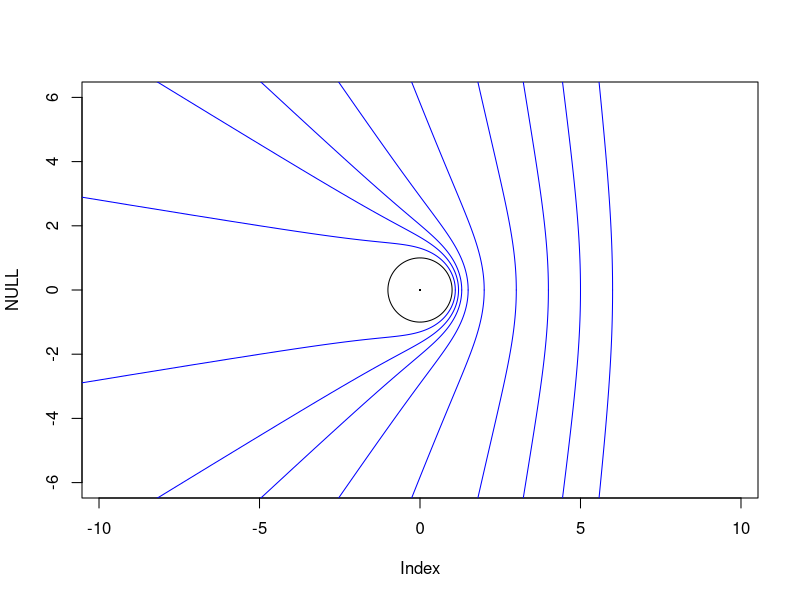

Reproduce this figure in R.
library("deSolve")

schwarzschild <- function(theta, state, pars){
  with(as.list(c(state,pars)),{
  
    dy <- ydash
    dydash <- (y^3-3*ydash^2/2 - 2*y^2 +y +2*y*ydash^2)/(y^2-y)

  return(list(c(dy,dydash)))
  })
}

pars <- c(eel=1)  # dummy

#stringpoints <- function(y_start <- 9,theta_start <- -1.3)

stringpoints <- function(y_start,initial_string_angle, theta=seq(from=0, to=pi, len=100)){
  yini <- c(y=y_start, ydash=y_start*tan(initial_string_angle))

  bh <- ode(yini,theta,schwarzschild,pars)

  r <- bh[,2]
  theta <- bh[,1]

  xy <- cbind(r*cos(theta),r*sin(theta))
  return(xy)
}


## setup:
jj <- 6
plot(NULL,asp=1,xlim=c(-jj,jj),ylim=c(-jj,jj),type='l')


points(0,0,pch=16,cex=0.3)  # singularity
th <- seq(from=0,to=2*pi,len=100)
points(cos(th),sin(th),type='l')   # event horizon
## setup ends


xy <- stringpoints(y_start=9,initial_string_angle = -(pi-pi*1.42),theta=seq(from=0,to=-(pi+0.4),len=100))
#points(xy,type='l',col='red')

xy <- stringpoints(y_start=9,initial_string_angle = -pi*1.42,theta=seq(from=0,to=pi+0.4,len=100))
#points(xy,type='l',col='red')


thetas <- seq(from=0,to=pi,len=100)
for(x in c(1.1,1.2,1.3,1.5,2,3,4,5,6)){
  xy <- stringpoints(y_start=x,initial_string_angle = 0,theta=thetas)
  points(xy,type='l',col='blue')
  
  xy <- stringpoints(y_start=x,initial_string_angle = 0,theta=-thetas)
  points(xy,type='l',col='blue')
}
